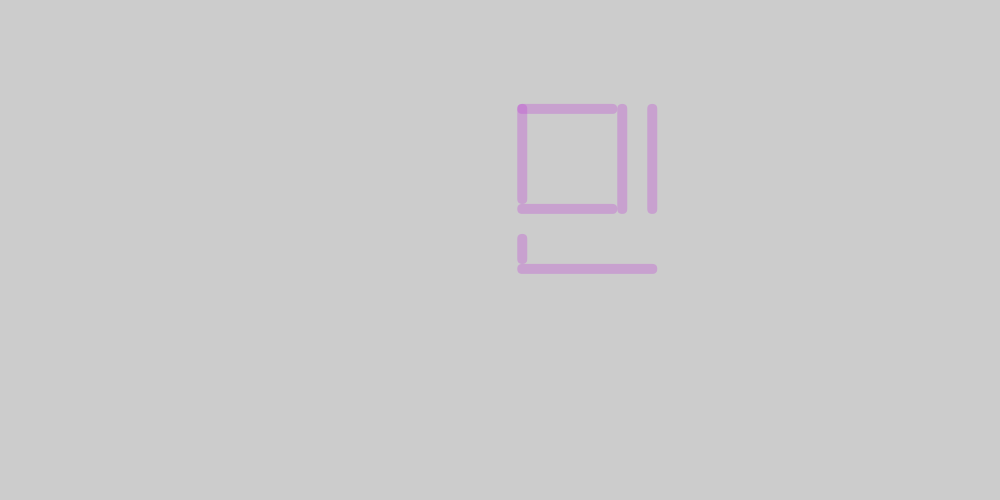
Frame 1 (no input)
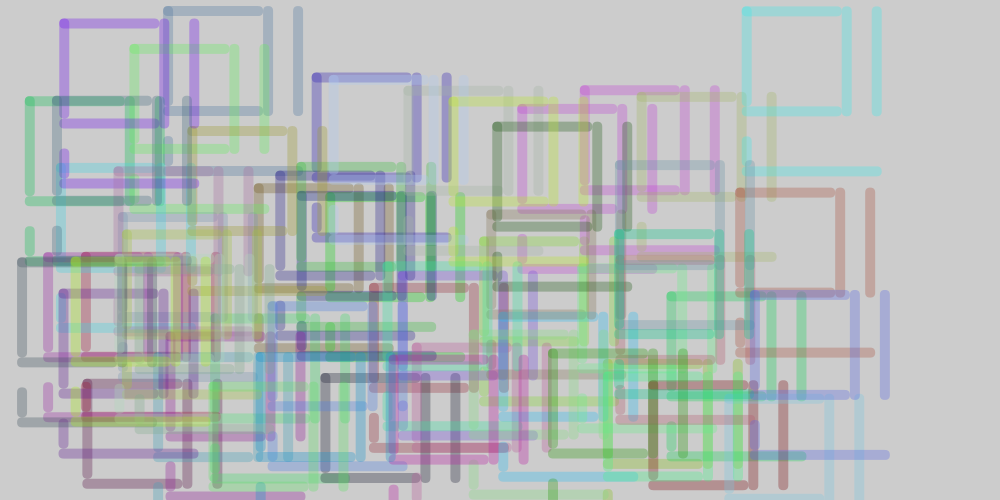
Frame 60 (the mouse pressed at the canvas centre just before this capture)
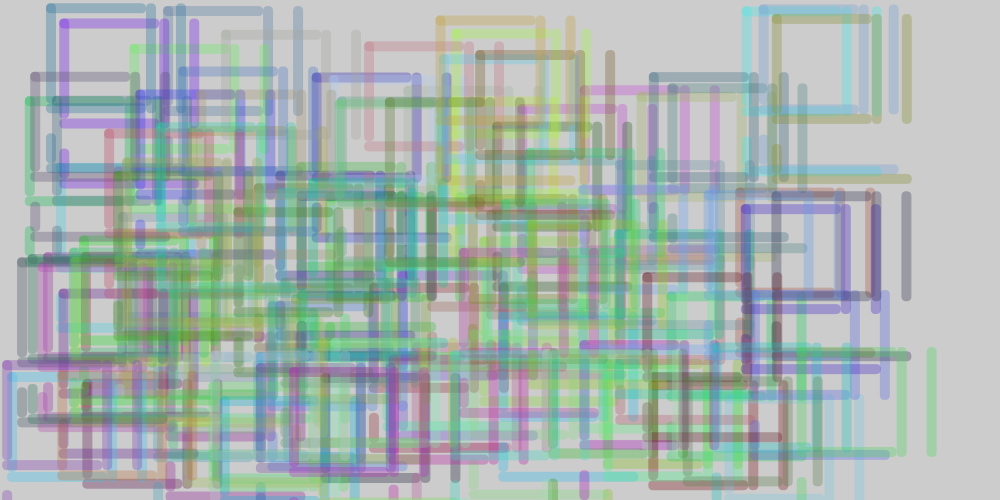
Frame 120 (the mouse held since frame 60 and released just before this capture)

The Processing sketch that drew these frames (run headless with seeded random() and noise(); from frame 60 on, the mouse is pressed at the canvas centre):

// Processing sketch: sketch_0404myname
// ── sketch_0404myname.pde

// int x=7 ; 




void setup() { 
  //function = englisge(number...)  all the thing is function.
  size(1000, 500);
  frameRate(4);
}






void draw() {
  // gugudan(7); // 9 = "argument"
  jaminkown(random(0,800), random(0,400), 10);
}



//***********************tish is function)
void gugudan(int x) //in the ()'s int x = parament
{
  println(x+" * 1 = "+ x*1);  
  println(x+" * 2 = "+ x*2);  
  println(x+" * 3 = "+ x*3);  
  println(x+" * 4 = "+ x*4);  
  println(x+" * 5 = "+ x*5);  
  println(x+" * 6 = "+ x*6);  
  println(x+" * 7 = "+ x*7);  
  println(x+" * 8 = "+ x*8);  
  println(x+" * 9 = "+ x*9);
}





void jaminkown(float x, float y, float w)
{
  fill(random(10, 200), random(10, 250), random(10, 250), 80);
  noStroke();
  rect(x, y, 100, w, 5);//m up
  rect(x, y+100, 100, w, 5);// m down
  rect(x, y, w, 100, 5);//m L
  rect(x+100, y, w, 110, 5);//mR
  rect(x+130, y, w, 110, 5);// I
  rect(x, y+130, w, 30, 5);//N hight
  rect(x, y+160, 140, w, 5);//N width
}
